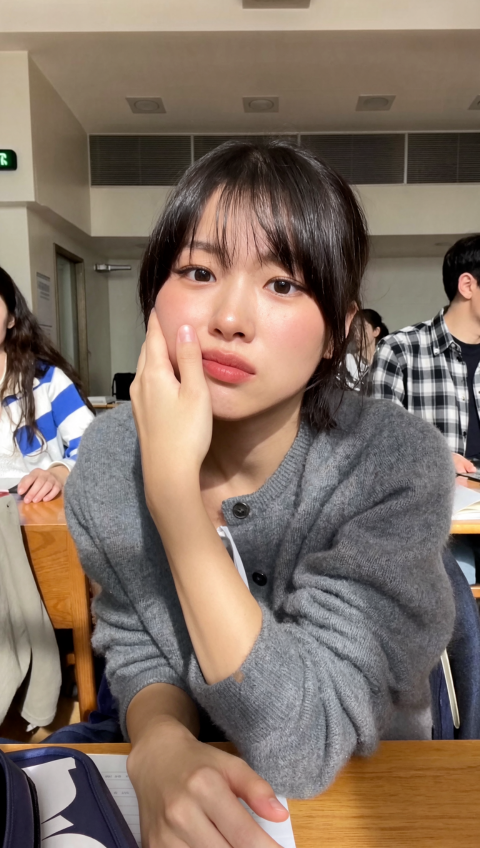
#> input picture shots/pic_shot1_final.png, 960 x 1696 px (shown at 1/2 size); the run also reads 1 picture not shown here
$ python mockups.py
#> lines starting #> are read from the running program, lines starting #| are printed output that depends on the picture; after the words box and inside, x2 and y2 are one past the last pixel; in counts of white or black regions, pixels touching at a corner belong together
# -*- coding: utf-8 -*-
"""포트폴리오용 디바이스 목업 생성 — PIL로 스마트폰·태블릿·브라우저 프레임과 CRM 화면.

Behance식 포트폴리오는 시안을 '화면 안에 놓인 모습'으로 보여 준다. 이 모듈은
`tmp/portfolio/mockups/`에 다음을 만든다.

- 스마트폰 프레임(다이내믹 아일랜드·베젤·그림자)에 숏폼 3컷·엔드카드·CRM 화면을 합성
- 태블릿(iPad) 프레임에 포스터·내부 개선안·홈쇼핑 1–2면 지면을 합성
- 브라우저 창 프레임(상단 크롬)에 웹 지면을 합성
- CRM 화면 자체(온사이트 배너·앱푸시 2종·배송 후 알림 2종)를 새로 그린다

화면 문구는 저장소 현행 문서의 CRM 표에 적힌 문장만 쓴다. 발송·집행 기록이
없는 설계안이므로 화면은 '시안'이며, 실제 앱 캡처가 아니다.
"""

from pathlib import Path

import numpy as np
from PIL import Image, ImageChops, ImageDraw, ImageFilter, ImageFont, ImageOps

ROOT = Path(__file__).resolve().parents[2]
HERE = Path(__file__).resolve().parent
OUT = ROOT / 'tmp/portfolio/mockups'
FONT_R = str(HERE / 'fonts/NotoSansKR-Regular.ttf')
FONT_B = str(HERE / 'fonts/NotoSansKR-Bold.ttf')

INK = (24, 24, 27)
PAPER = (248, 247, 245)
CRIMSON = (155, 27, 39)
MUTED = (128, 122, 116)
LINE = (222, 216, 209)
BLUSH = (253, 244, 245)

# 2030 파트 화면용 아쿠아 팔레트 — 포스터·엔드카드 v3의 물빛과 같은 계열
TEAL = (22, 100, 116)          # #166474 — 딥 워터 틸(CTA·아이콘)
AQUA_MIST = (232, 243, 247)    # #E8F3F7 — 미스트 아쿠아(히어로 띠)
AQUA_LINE = (207, 227, 234)    # #CFE3EA

# 5060 파트 화면용 플럼 팔레트 — 확정 홍보물 2종(x2_*_plum_*)의 색만 쓴다
PLUM_INK = (42, 16, 32)        # #2A1020 — 본문 잉크
PLUM = (107, 42, 80)           # #6B2A50 — 포인트(라벨·막대·아바타)
PLUM_MUTED = (122, 90, 107)    # #7A5A6B — 보조 글자
PLUM_HAIR = (234, 216, 226)    # #EAD8E2 — 헤어라인
PLUM_BG = (249, 244, 247)      # #F9F4F7 — 소프트 블러시 화이트
PLUM_MIST = (243, 213, 229)    # #F3D5E5 — 블러시 핑크(버튼·칩)

SCREEN_RATIO = 0.4613          # iPhone 15 Pro 1179×2556


def font(size, bold=False):
    return ImageFont.truetype(FONT_B if bold else FONT_R, size)


# [26 lines left out: functions text, wrap, not called in this run]


def rounded_mask(size, radius):
    mask = Image.new('L', size, 0)
    ImageDraw.Draw(mask).rounded_rectangle([0, 0, size[0] - 1, size[1] - 1], radius, fill=255)
    return mask


# [42 lines left out: functions compose_with_shadow, _status_bar, _gradient, shot_crop, not called in this run]


ENDCARD_SRC = ROOT / 'private_submission/2030/glow_endcard_aqua_v3.png'


def screen_endcard(w, h, src=ENDCARD_SRC, band=0.030):
    """9:16 엔드카드를 아이폰 화면 비율(0.4613) 안에 **폭 100%로** 넣는다.

    2026-11-22 사용자 지시: `glow_endcard_aqua_v3.png`(1080×1920)를 `ImageOps.fit`
    (cover)으로 넣으면 좌우가 약 22% 잘리고 글씨가 화면 가장자리에 붙었다. 가로 폭
    전체가 화면 안에 들어오도록 축소(aspect-fit)하고, 남는 위(노치·다이내믹 아일랜드)
    와 아래(홈바) 공간은 위·아래 물빛을 **거울처럼 이어** 채운다. 반사하는 구간은
    문구가 없는 물결 띠(위 3%·아래 3%)뿐이라 글자가 복제되지 않는다.
    """
    im = (src if isinstance(src, Image.Image) else Image.open(src)).convert('RGB')
    scale = min(w / im.width, h / im.height)
    cw, ch = int(round(im.width * scale)), int(round(im.height * scale))
    content = im.resize((cw, ch), Image.LANCZOS) if (cw, ch) != im.size else im
    top = (h - ch) // 2
    bottom = h - ch - top
    canvas = Image.new('RGB', (w, h))
    canvas.paste(content, ((w - cw) // 2, top))

    pad = max(4, int(ch * band))
    for bh, at_top in ((top, True), (bottom, False)):
        if bh <= 0:
            continue
        box = (0, 0, cw, pad) if at_top else (0, ch - pad, cw, ch)
        strip = content.crop(box).transpose(Image.FLIP_TOP_BOTTOM)
        strip = strip.resize((w, bh), Image.LANCZOS)
        strip = strip.filter(ImageFilter.GaussianBlur(max(1.0, bh * 0.045)))
        canvas.paste(strip, (0, 0 if at_top else h - bh))
    return canvas


# [232 lines left out: functions screen_on_site_banner, _tab_bar, screen_poster_fit, screen_lock, screen_message_list, phone and 3 more, not called in this run]


# ── 프리미엄 아이폰 프레임 ────────────────────────────────��─────────────────
# 2026-11-22 사용자 지시: 슬랙 `#pickle`에 올린 Pinterest 레퍼런스 3종
# (핑크 배경 정면 · 투명 배경 흑백 · Floating Angled iPhone Mockup)을 직접 열어 보고
# 베젤을 세 겹(금속 밴드 → 블랙 글래스 → 화면)으로 쌓고, 밴드에 세로 그라데이션과
# 대각선 유리 광택·모서리 하이라이트를 넣었다. 그림자는 바닥에 가까운 진한 그림자와
# 넓게 퍼지는 주변광 그림자를 두 겹으로 깔아 기기가 떠 있는 느낌을 만든다.
# 2026-11-22 이후 2030 파트(4~7쪽)는 `aqua`, 5060 파트(9~11쪽)는 `plum` 틴트로 쓴다.

METAL = {
    # 흑연 티타늄 — 밴드는 어둡고, 바깥 모서리에만 얇은 반사가 선다
    'natural': ((96, 100, 108), (226, 231, 236), (58, 60, 68),
                (34, 35, 41), (20, 21, 26), (44, 46, 54), (16, 17, 21)),
    # 2030용 — 아쿠아 키비주얼 옆에서 살짝 푸르게 도는 흑연
    'aqua': ((86, 104, 114), (216, 232, 238), (48, 64, 74),
             (26, 36, 44), (15, 21, 26), (40, 54, 64), (14, 19, 24)),
    # 5060용 — 플럼 홍보물 옆에서 따뜻하게 도는 흑연
    'plum': ((104, 82, 96), (234, 218, 226), (54, 38, 48),
             (30, 20, 28), (18, 12, 18), (44, 30, 40), (14, 10, 14)),
}


def _ramp(size, stops, axis='x'):
    """stops((위치, 값)…)를 선형 보간해 그라데이션 이미지를 만든다."""
    w, h = size
    n = w if axis == 'x' else h
    pos = np.linspace(0.0, 1.0, n)
    at = np.array([s[0] for s in stops])
    cols = np.array([s[1] for s in stops], dtype=float)
    line = np.stack([np.interp(pos, at, cols[:, c]) for c in range(3)], axis=1)
    arr = (np.repeat(line[None, :, :], h, axis=0) if axis == 'x'
           else np.repeat(line[:, None, :], w, axis=1))
    return Image.fromarray(arr.clip(0, 255).astype('uint8'))


def _alpha_grad(size, stops, axis='x'):
    """회색조 그라데이션(알파 마스크용)."""
    return _ramp(size, [(t, (v, v, v)) for t, v in stops], axis).convert('L')


def _iphone_body(screen, height=1200, tint='natural'):
    """베젤·금속 밴드·유리·측면 버튼·다이내믹 아일랜드를 갖춘 아이폰 본체(RGBA).

    Pinterest 레퍼런스처럼 베젤을 **금속 밴드 → 블랙 글래스 → 화면** 세 겹으로 쌓고,
    밴드에는 왼쪽 위에서 들어오는 빛(대각선 광택)과 바깥 모서리 하이라이트를 얹는다.
    """
    sw = int(round(height * SCREEN_RATIO))
    sh = int(height)
    screen = ImageOps.fit(screen.convert('RGB'), (sw, sh), Image.LANCZOS)

    band = max(3, int(round(sw * 0.025)))     # 금속 밴드 두께
    glass = max(2, int(round(sw * 0.019)))    # 블랙 글래스 베젤
    W, H = sw + 2 * (band + glass), sh + 2 * (band + glass)
    r_screen = int(round(sw * 0.130))
    r_out = r_screen + band + glass

    body = Image.new('RGBA', (W, H), (0, 0, 0, 0))
    body_mask = rounded_mask((W, H), r_out)

    # 빛의 방향 — 왼쪽 위 모서리에서 대각선으로 퍼진다
    xs = np.arange(W)[None, :] / W
    ys = np.arange(H)[:, None] / H
    diag = np.clip(xs * 0.62 + ys * 0.38, 0, 1)
    bloom = np.exp(-((diag / 0.20) ** 2)) * 255          # 왼쪽 위 광택
    rim_light = np.clip(1.0 - diag * 1.35, 0, 1) ** 1.3  # 모서리 하이라이트

    # 1) 금속 밴드 — 바깥 모서리에만 얇은 반사, 안쪽은 어두운 흑연.
    #    밴드 폭이 화면 폭의 3%뿐이라 그 비율 안에서 그라데이션을 잡는다.
    edge, bright, soft, mid, dark, deeper, back = METAL.get(tint, METAL['natural'])
    bf = band / W
    metal = _ramp((W, H), (
        (0.0, edge), (bf * 0.06, bright), (bf * 0.20, soft),
        (bf * 0.44, mid), (bf * 1.02, dark),
        (1 - bf * 1.02, dark), (1 - bf * 0.30, back), (1 - bf * 0.06, bright), (1.0, deeper)))
    glow = Image.fromarray(np.stack([bloom] * 3, axis=-1).clip(0, 255).astype('uint8'))
    metal = Image.composite(glow, metal, Image.fromarray((bloom * 0.12).astype('uint8')))
    body.paste(metal, (0, 0), body_mask)

    # 2) 블랙 글래스 베젤 — 위쪽이 살짝 밝은 유리
    inner_mask = rounded_mask((W - 2 * band, H - 2 * band), r_out - band)
    glass_img = _ramp((W - 2 * band, H - 2 * band),
                      ((0.0, (8, 9, 11)), (0.42, (28, 29, 34)), (1.0, (9, 10, 12))), axis='y')
    layer = Image.new('RGBA', (W, H), (0, 0, 0, 0))
    layer.paste(glass_img, (band, band), inner_mask)
    body = Image.alpha_composite(body, layer)

    # 3) 화면 — 유리 둥근 모서리 그대로
    sx, sy = band + glass, band + glass
    screen_layer = Image.new('RGBA', (sw, sh), (0, 0, 0, 255))
    screen_layer.paste(screen, (0, 0))
    body.paste(screen_layer, (sx, sy), rounded_mask((sw, sh), r_screen))

    # 3b) 유리 광택 — 화면 왼쪽 위에서 대각선으로 스치는 반사
    sheen = np.clip(1.0 - diag * 1.55, 0, 1) ** 2 * 18
    sheen_img = Image.fromarray(np.stack([sheen] * 3, axis=-1).astype('uint8'))
    body.paste(Image.new('RGB', (sw, sh), (255, 255, 255)), (sx, sy),
               ImageChops.multiply(Image.fromarray(sheen.astype('uint8')),
                                   rounded_mask((sw, sh), r_screen)))

    d = ImageDraw.Draw(body)
    # 4) 외곽 모서리 하이라이트 — 빛 받는 쪽만 밝다
    rim = Image.new('L', (W, H), 0)
    ImageDraw.Draw(rim).rounded_rectangle([0, 0, W - 1, H - 1], r_out, outline=255,
                                          width=max(1, int(W * 0.0045)))
    rim = ImageChops.multiply(rim, Image.fromarray((rim_light * 205).astype('uint8')))
    body.paste(Image.new('RGBA', (W, H), (255, 255, 255, 255)), (0, 0), rim)

    # 5) 밴드 안쪽 어두운 선 — 금속과 유리의 경계
    d.rounded_rectangle([band, band, W - band - 1, H - band - 1], r_out - band,
                        outline=(13, 13, 16, 205), width=max(1, int(band * 0.42)))

    # 6) 측면 버튼 — 금속 밴드에 붙은 너브(왼쪽: 음량·무음, 오른쪽: 전원)
    for y0, y1 in ((0.150, 0.196), (0.222, 0.292), (0.308, 0.378)):
        d.rounded_rectangle([0, H * y0, band * 0.92, H * y1], band * 0.34, fill=(*back, 240))
        d.line([(band * 0.10, H * y0 + band * 0.5), (band * 0.10, H * y1 - band * 0.5)],
               fill=(230, 236, 238, 150), width=max(1, int(band * 0.16)))
    for y0, y1 in ((0.243, 0.348),):
        d.rounded_rectangle([W - band * 0.92, H * y0, W, H * y1], band * 0.34, fill=(*back, 240))
        d.line([(W - band * 0.10, H * y0 + band * 0.5), (W - band * 0.10, H * y1 - band * 0.5)],
               fill=(230, 236, 238, 150), width=max(1, int(band * 0.16)))

    # 7) 다이내믹 아일랜드 — 유리에 얹힌 검은 캡슐과 렌즈 점
    iw, ih = int(sw * 0.255), int(sw * 0.072)
    ix, iy = sx + (sw - iw) // 2, sy + int(sh * 0.0135)
    d.rounded_rectangle([ix, iy, ix + iw, iy + ih], ih // 2, fill=(5, 5, 7, 255))
    d.ellipse([ix + iw - ih * 0.70, iy + ih * 0.26, ix + iw - ih * 0.24, iy + ih * 0.74],
              fill=(22, 24, 30, 255))
    return body


def _float_shadow(body, tight=(0.010, 90, 0.014), ambient=(0.030, 46, 0.055), pad=0.06):
    """바닥 가까운 진한 그림자와 넓게 퍼지는 주변광 그림자를 두 겹으로 깐다.

    tight/ambient = (아래로 내리는 비율, 알파, 흐림 반경 비율).
    """
    W, H = body.size
    p = int(W * pad)
    canvas = Image.new('RGBA', (W + 2 * p, H + 2 * p), (0, 0, 0, 0))
    sil = body.split()[3]
    for drop, alpha, blur in (ambient, tight):
        layer = Image.new('RGBA', canvas.size, (0, 0, 0, 0))
        tint = Image.new('RGBA', body.size, (12, 16, 20, 255))
        tint.putalpha(sil.point(lambda v: int(v * alpha / 255)))
        layer.alpha_composite(tint, (p, p + int(H * drop)))
        layer = layer.filter(ImageFilter.GaussianBlur(max(2, int(W * blur))))
        canvas.alpha_composite(layer)
    canvas.alpha_composite(body, (p, p))
    return canvas.crop(canvas.getbbox())


def iphone(screen, out, height=1200, tint='aqua'):
    """정면 아이폰 — 금속 밴드·유리 광택·두 겹 그림자."""
    body = _iphone_body(screen, height, tint)
    _float_shadow(body).save(out, optimize=True)
    return out


def _perspective(img, inset=0.012):
    """위에서 살짝 내려다본 원근 — 위 폭이 좁고 아래 모서리가 살짝 나온다."""
    W, H = img.size
    src = [(0, 0), (W, 0), (W, H), (0, H)]
    dst = [(W * inset * 1.6, H * inset * 0.5), (W * (1 - inset * 0.6), 0),
           (W * (1 - inset * 0.1), H), (W * inset * 0.1, H * (1 - inset * 0.4))]

    # 출력 좌표 → 입력 좌표 계수를 4점 대응으로 푼다
    A, bx = [], []
    for (x, y), (u, v) in zip(dst, src):
        A.append([x, y, 1, 0, 0, 0, -u * x, -u * y])
        bx.append(u)
        A.append([0, 0, 0, x, y, 1, -v * x, -v * y])
        bx.append(v)
    coeffs = np.linalg.solve(np.array(A, dtype=float), np.array(bx, dtype=float))
    return img.transform((W, H), Image.PERSPECTIVE, tuple(coeffs), Image.BICUBIC)


def iphone_angled(screen, out, height=1800, tint='aqua', tilt=13.0, depth=0.009):
    """Floating Angled 스타일 — 원근으로 세운 뒤 기울이고, 측면 두께와 그림자를 얹는다."""
    body = _perspective(_iphone_body(screen, height, tint))
    body = body.rotate(tilt, resample=Image.BICUBIC, expand=True)

    # 측면 두께 — 실루엣을 왼쪽 아래로 밀어 쌓아 금속 옆면을 만든다
    W, H = body.size
    step = max(1, int(H * depth / 8))
    sil = body.split()[3]
    thick = Image.new('RGBA', (W + step * 10, H + step * 10), (0, 0, 0, 0))
    td = ImageDraw.Draw(thick)
    for k in range(9, 0, -1):
        tone = int(58 - k * 4)
        plate = Image.new('RGBA', body.size, (tone, tone + 3, tone + 6, 255))
        plate.putalpha(sil)
        thick.alpha_composite(plate, (step * (9 - k), step * k + 0))
    thick.alpha_composite(body, (step * 9, 0))
    thick = thick.crop(thick.getbbox())
    _float_shadow(thick, tight=(0.018, 78, 0.009), ambient=(0.060, 46, 0.040)).save(out, optimize=True)
    return out


# ── 디지털 클리닉 앱 UI 시안(6쪽) ────────────────────────────────────────────
# 사용자 지시: "실제 있는 메디큐브 디지털 클리닉 앱을 더 업그레이드해서 루틴을
# 관리하고 푸시를 제공하도록 — 고객의 '루틴'을 만들어 디바이스가 루틴이 되게."
# ① 루틴·알림 시간 설정 ② 설정 시간에 오는 데일리 푸시 ③ 달성 트래커·리포트.
# 화면 문구는 기획 시안이므로 효능·성과를 주장하지 않고 시간·횟수·모드만 쓴다.

UI_INK = (18, 38, 46)
UI_MUTED = (92, 120, 131)
UI_HAIR = (207, 227, 234)
UI_TEAL = (22, 91, 114)
UI_MIST = (226, 240, 245)
UI_BG = (250, 252, 253)


# [254 lines left out: functions _app_head, _chip, _tab_bar_app, screen_routine_setup, screen_daily_push, screen_habit_report, not called in this run]


def build_all(verbose=False):
#> called with verbose = True
    OUT.mkdir(parents=True, exist_ok=True)
    jobs = []

    # 2030 — 샷 3컷은 프리미엄 프레임(4·5쪽), 엔드카드는 앵글드 히어로(4쪽)
    for i, name in enumerate(('pic_shot1_final.png', 'pic_shot2_final.png', 'pic_shot3_final.png'),
                              start=1):
        jobs.append(iphone(Image.open(ROOT / 'shots' / name), OUT / f'phone_shot{i}.png', 1000))
#> in _iphone_body, `sw = int(round(height * SCREEN_RATIO))`: sw = 461
#> in _iphone_body, `screen = ImageOps.fit(screen.convert('RGB'), (sw, sh), Image.LANCZOS)`:
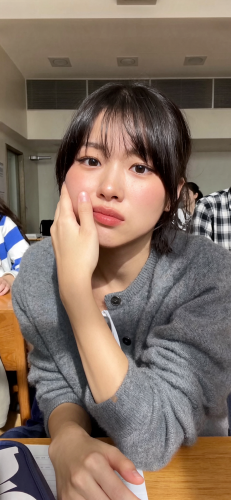
#> screen: PIL image 461x1000 RGB (shown at 1/2 size); mean R, G, B 129.2, 111.2, 98.7
#> in _iphone_body, `band = max(3, int(round(sw * 0.025)))`: band = 12
#> in _iphone_body, `glass = max(2, int(round(sw * 0.019)))`: glass = 9
#> in _iphone_body, `W, H = sw + 2 * (band + glass), sh + 2 * (band + glass)`: W = 503; H = 1042
#> in _iphone_body, `r_screen = int(round(sw * 0.130))`: r_screen = 60
#> in _iphone_body, `r_out = r_screen + band + glass`: r_out = 81
#> in rounded_mask, `ImageDraw.Draw(mask).rounded_rectangle([0, 0, size[0] - 1, size[1] - 1..`:
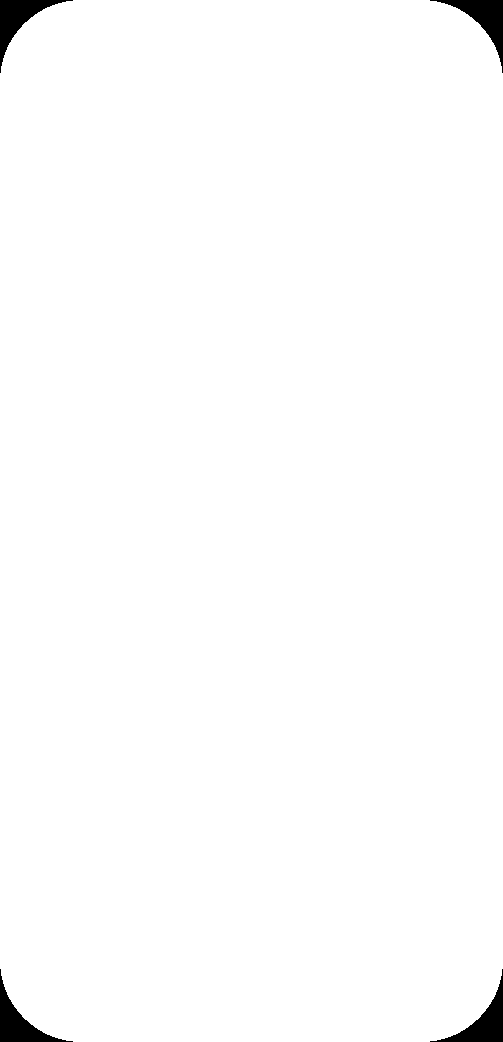
#> mask: PIL image 503x1042 L; 98.9% white; 4 black regions, box (x1, y1, x2, y2) and area: (0, 0, 73, 73) 1432, (430, 0, 503, 73) 1432, (0, 969, 73, 1042) 1432, (430, 969, 503, 1042) 1432
#> in _iphone_body, `ys = np.arange(H)[:, None] / H`: ys = 1042 values from 0 to 0.999
#> in _iphone_body, `rim_light = np.clip(1.0 - diag * 1.35, 0, 1) ** 1.3`:
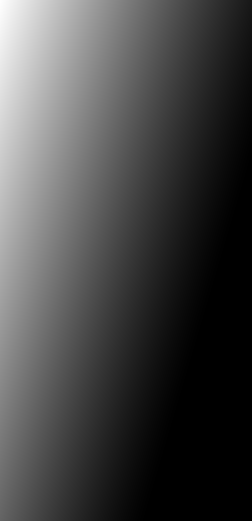
#> rim_light: shape (1042, 503) float64 (shown at 1/2 size); min 0, max 1, mean 0.278
#> in _iphone_body, `bf = band / W`: bf = 0.0239
#> in _ramp, `at = np.array([s[0] for s in stops])`: at = [0, 0.00143, 0.00477, 0.0105, 0.0243, 0.976, 0.993, 0.999, 1]
#> in _ramp, `cols = np.array([s[1] for s in stops], dtype=float)`: cols = [[86, 104, 114], [216, 232, 238], [48, 64, 74], [26, 36, 44], [15, 21, 26], [15, 21, 26], [14, 19, 24], [216, 232, 238], [40, 54, 64]]
#> in _ramp, `line = np.stack([np.interp(pos, at, cols[:, c]) for c in range(3)], ax..`: line = 503 rows, first 8: [86, 104, 114], [187.8, 203.8, 210.5], [87.6, 103.6, 112.7], [43.37, 58.11, 67.69], [35.72, 48.37, 57.25], [28.06, 38.63, 46.81], [24.84, 34.42, 42.11], [23.26, 32.26, 39.52]
#> in _iphone_body, `layer.paste(glass_img, (band, band), inner_mask)`:
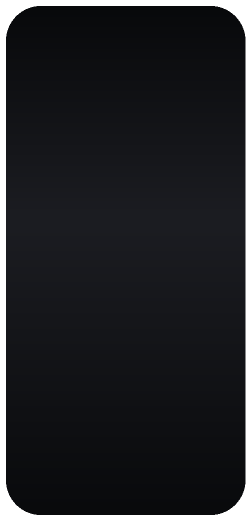
#> layer: PIL image 503x1042 RGBA (shown at 1/2 size); mean R, G, B, A 16.5, 17.4, 20.6, 235.2; transparent parts drawn white
#> in _iphone_body, `sx, sy = band + glass, band + glass`: sx = 21
#> in _iphone_body, `ImageDraw.Draw(rim).rounded_rectangle([0, 0, W - 1, H - 1], r_out, out..`:
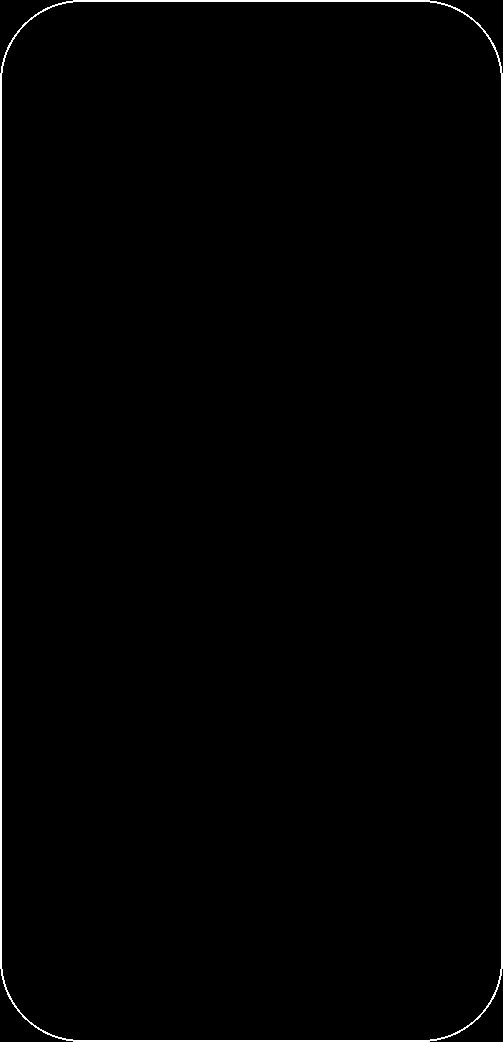
#> rim: PIL image 503x1042 L; 1.1% white; 1 white region, box (x1, y1, x2, y2) and area: (0, 0, 503, 1042) 5848
#> in _iphone_body, `iw, ih = int(sw * 0.255), int(sw * 0.072)`: iw = 117; ih = 33
#> in _iphone_body, `ix, iy = sx + (sw - iw) // 2, sy + int(sh * 0.0135)`: ix = 193; iy = 34
#> in iphone, `body = _iphone_body(screen, height, tint)`:
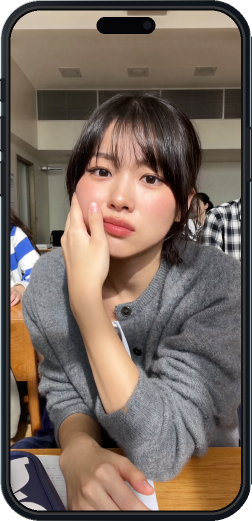
#> body: PIL image 503x1042 RGBA (shown at 1/2 size); mean R, G, B, A 115.8, 100.9, 90.9, 250.7; transparent parts drawn white
#> in iphone, screen is the input picture: PIL image 960x1696 RGBA; mean R, G, B, A 129.2, 112, 99.7, 255
#> in _float_shadow, `sil = body.split()[3]`:
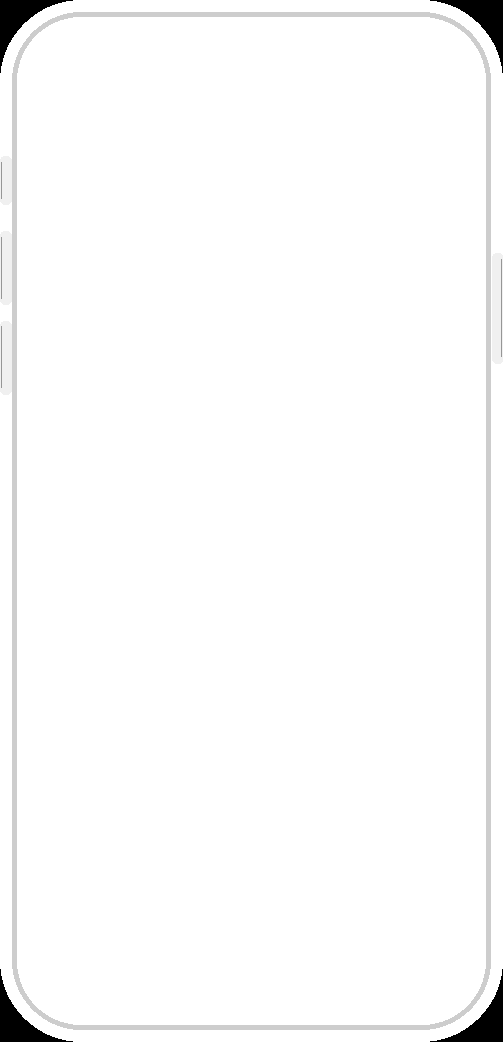
#> sil: PIL image 503x1042 L; min 0, max 255, mean 250.7
#> (the rest of the program and of its run is left out)
